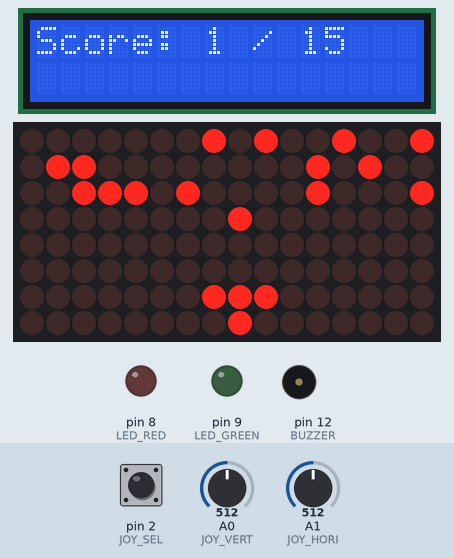
Bench run of a sketch on a simulated Arduino Uno, built with avr-gcc and run on an emulated ATmega328P. Shown: 16×2 character LCD, 16×8 LED matrix, output pins drawn as LEDs (lit = HIGH), buzzer (waves = sounding). The test bench sets the inputs (shaded band); at power-on: A1 (JOY_HORI) = 512, pin 2 (JOY_SEL) HIGH, A0 (JOY_VERT) = 512. Random numbers use the default seed unless the sketch sets one.

Above: at 1.29 s.
1.3 s: A1 (JOY_HORI) set to 684
3.1 s: A1 (JOY_HORI) set to 717
At 4.7 s:
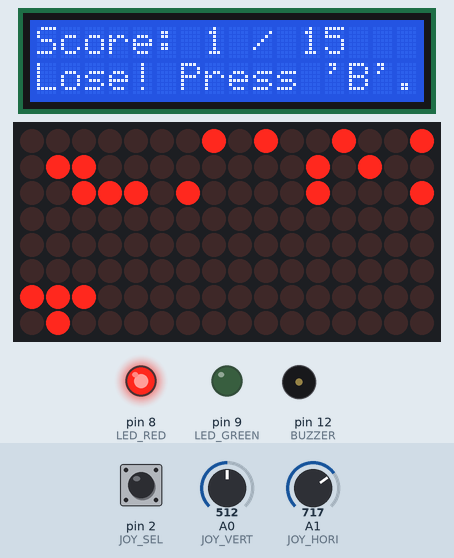
4.9 s: pin 2 (JOY_SEL) pulled LOW for 0.15 s
At 6.4 s:
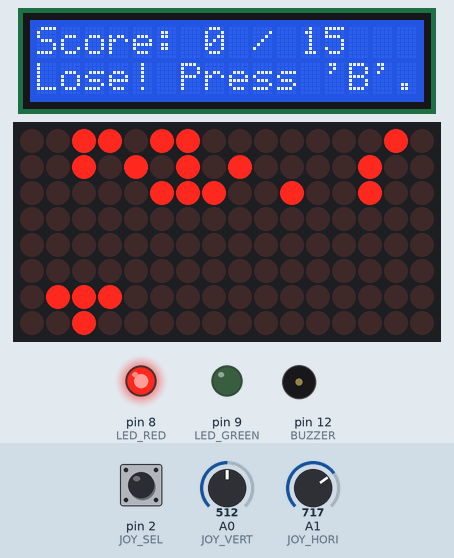
6.8 s: pin 2 (JOY_SEL) pulled LOW for 1 s
At 8.8 s:
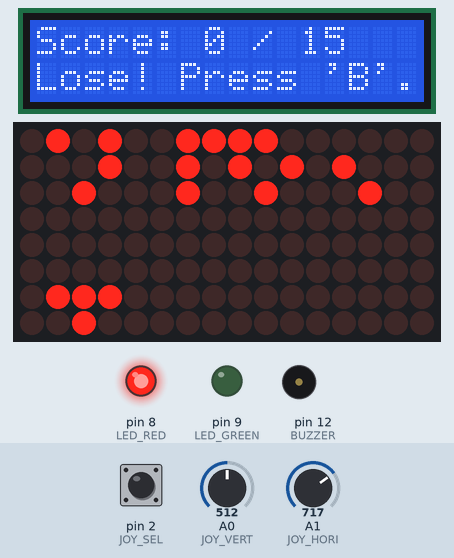
9.3 s: pin 2 (JOY_SEL) pulled LOW for 3.2 s
At 13.8 s:
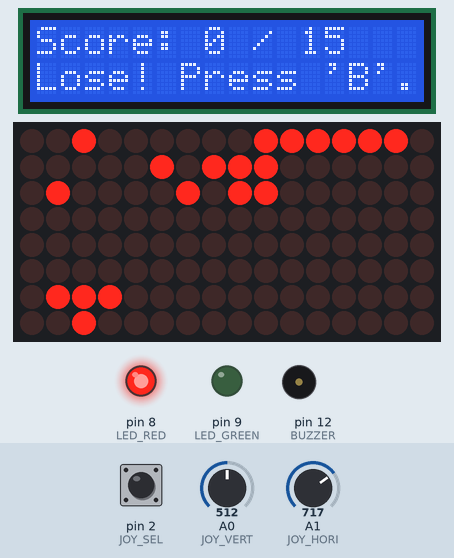
14.0 s: pin 2 (JOY_SEL) pulled LOW for 0.15 s
At 15.2 s:
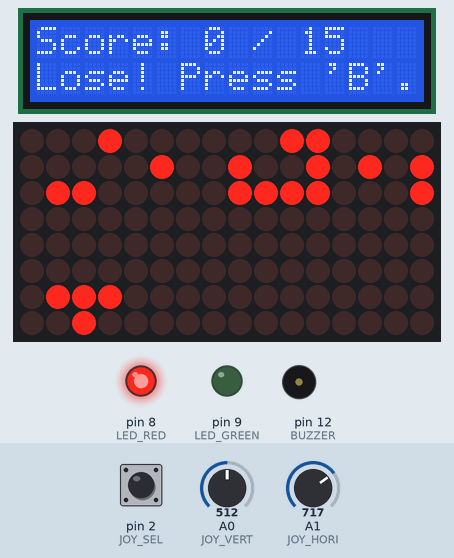
Timing chart, 0 to 16.9 s (numbered marks = the images above; inputs shaded):
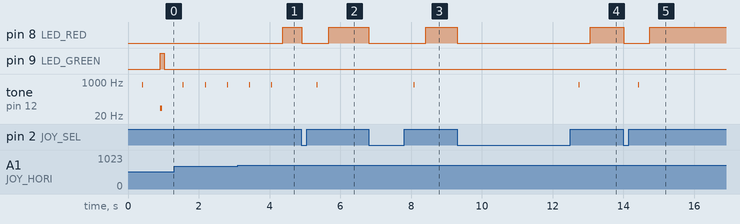

The sketch:

sketch.ino
```cpp
#include <MD_MAX72xx.h>
#include <LiquidCrystal_I2C.h>

#define	MAX_DEVICES	    2

// Matric pins
#define	MATRIX_DIN	    11
#define	MATRIC_CS		    10
#define	MATRIC_CLK		  13

// Joystic pins
#define JOY_VERT        A0
#define JOY_HORI        A1
#define JOY_SEL         2

#define BUZZER          12

#define LED_RED         8
#define LED_GREEN       9

// Game defines
#define bricksCount     15

#define arenaXMin       0
#define arenaXMax       15
#define arenaYMax       0
#define arenaYMin       7

MD_MAX72XX mx = MD_MAX72XX(MD_MAX72XX::PAROLA_HW, MATRIC_CS, MAX_DEVICES);
LiquidCrystal_I2C lcd(0x27, 16, 2);

int player_x = 6;
int player_y = 6;

int ball_y = 2;
int ball_x = 7;
int ball_dir = 0;

int bricks[bricksCount][2];

int score = 0;
int scorePrev = 0;

bool endGame = false;

void restartGame();

void setup() {

  randomSeed(analogRead(A2));

  lcd.init();
  lcd.backlight();

  lcd.clear();
  lcd.setCursor(0, 0);
  lcd.print("Score: ");
  lcd.print(score);
  lcd.print(" / ");
  lcd.print(bricksCount);
  scorePrev = score;

  mx.begin();
  mx.control(MD_MAX72XX::INTENSITY, MAX_INTENSITY / 2);
  mx.clear();

  pinMode(LED_RED, OUTPUT);
  pinMode(LED_GREEN, OUTPUT);
  pinMode(BUZZER, OUTPUT);
  pinMode(JOY_VERT, INPUT);
  pinMode(JOY_HORI, INPUT);
  pinMode(JOY_SEL, INPUT_PULLUP);

  Serial.begin(115200);

  restartGame();

}

void restartGame() {

  player_x = 6;
  player_y = 6;

  ball_y = 2;
  ball_x = 7;
  ball_dir = 0;

  score = 0;

  int brick_x, brick_y;

  // Генерация кирпичей + чек чтобы не было одинаковых кирпичей на координате
  for (int i = 0; i < bricksCount; i++) {
    generateBrickCords:
      brick_x = random(arenaXMin, arenaXMax);
      brick_y = random(arenaYMax, arenaYMin / 2);
    for (int j = 0; j < i; j++) {
      if (bricks[j][0] == brick_x && bricks[j][1] == brick_y) {
        goto generateBrickCords;
        break;
      }
    }
      bricks[i][0] = brick_x;
      bricks[i][1] = brick_y;
  }

  endGame = false;

}

void loop() {

  scorePrev = score;

  /* Направления
  0 - вниз
  1 - вверх
  2 - налево вверх
  3 - направо вверх
  4 - вниз налево
  5 - вниз направо
  */

  int horz = analogRead(JOY_HORI);
  int vert = analogRead(JOY_VERT);

  // Рестарт игры
  if (digitalRead(JOY_SEL) == LOW)
    restartGame();

  if (endGame) {
    digitalWrite(LED_RED, HIGH);
    return;
  } else {
    digitalWrite(LED_RED, LOW);
  }

  // Логика победы и поражения
  if (ball_y >= arenaYMin) {
    lcd.setCursor(0, 1);
    lcd.print("Lose! Press 'B'.");
    endGame = true;
  }

  if (score == bricksCount) {
    lcd.setCursor(0, 1);
    lcd.print("Win! Press 'B'.");
    endGame = true;
  }

  // Движение игрока
  if (horz > 700 && player_x < 13)
    player_x++;

  if (horz < 100 && player_x > 0)
    player_x--;

  // Логика движения при направлении
  if (ball_dir == 0) {
    ball_y++;
  } else if (ball_dir == 1) {
    ball_y--;
  } else if (ball_dir == 2) {
    ball_x--;
    ball_y--;
  } else if (ball_dir == 3) {
    ball_x++;
    ball_y--;
  } else if (ball_dir == 4) {
    ball_x--;
    ball_y++;
  } else if (ball_dir == 5) {
    ball_x++;
    ball_y++;
  }

  // При ударе о противника ставим лайк и меняем направление
  for (int i = 0; i < bricksCount; i++) {
    if (bricks[i][0] == ball_x && bricks[i][1] == ball_y) {
      if (ball_dir == 1) {
        ball_dir = 0;
      } else if (ball_dir == 2) {
        ball_dir = 4;
      } else if (ball_dir == 3) {
        ball_dir = 5;
      }
      bricks[i][0] = -1;
      bricks[i][1] = -1;
      tone(BUZZER, 50, 50);
      digitalWrite(LED_GREEN, HIGH);
      delay(100);
      digitalWrite(LED_GREEN, LOW);
      score++;
      break;
    }
  }

  // При ударе о потолок меняем направление
  if (ball_y == arenaYMax) {
    if (ball_dir == 1) {
      ball_dir = 0;
    } else if (ball_dir == 3) {
      ball_dir = 5;
    } else if (ball_dir == 2) {
      ball_dir = 4;
    }
    tone(BUZZER, 750, 10);
  }

  // При ударе о край арены меняем направление
  if (ball_x >= arenaXMax && ball_dir == 3) {
    tone(BUZZER, 750, 10);
    ball_dir = 2;
  } else if (ball_x <= arenaXMin && ball_dir == 2) {
    tone(BUZZER, 750, 10);
    ball_dir = 3;
  } else if (ball_x >= arenaXMax && ball_dir == 5) {
    tone(BUZZER, 750, 10);
    ball_dir = 4;
  } else if (ball_x <= arenaXMin && ball_dir == 4) {
    tone(BUZZER, 750, 10);
    ball_dir = 5;
  }

  // При ударе о игрока меняем направление
  if (ball_y == player_y) {
    if (ball_x == player_x + 1) {
      ball_dir = 1;
    }
    if (ball_x == player_x) {
      ball_dir = 2;
    }
    if (ball_x == player_x + 2) {
      ball_dir = 3;
    }
    tone(BUZZER, 750, 10);
  }

  // Арена постоянно обновляется с изменениями
  mx.clear();

  mx.setPoint(6, player_x, true);
  mx.setPoint(6, player_x + 1, true);
  mx.setPoint(7, player_x + 1, true);
  mx.setPoint(6, player_x + 2, true);

  mx.setPoint(ball_y, ball_x, true);

  for (int i = 0; i < bricksCount; i++)
    mx.setPoint(bricks[i][1], bricks[i][0], true);

  // Чтобы экран не мерцал
  if (scorePrev != score) {
    lcd.clear();
    lcd.setCursor(0, 0);
    lcd.print("Score: ");
    lcd.print(score);
    lcd.print(" / ");
    lcd.print(bricksCount);
    scorePrev = score;
  }

  delay(100);

}
```

Measured:
- the behaviour switches between 700 and 701 on A1 (JOY_HORI) (found by bisection; images 0 and 1)
- after the input at 3.1 s, pin 8 (LED_RED): LOW → HIGH after 1.3 s
- after the input at 4.9 s, pin 8 (LED_RED): HIGH → LOW at once, → HIGH 0.76 s later; tone on pin 12 (BUZZER): silent → 750 Hz after 0.44 s, → silent 0.01 s later; the display: first changes at once (image 2 shows a later state)
- after the input at 6.8 s, pin 8 (LED_RED): HIGH → LOW at once, → HIGH 1.6 s later; tone on pin 12 (BUZZER): silent → 750 Hz after 1.3 s, → silent 0.01 s later; the display: first changes at once (image 3 shows a later state)
- after the input at 9.3 s, pin 8 (LED_RED): HIGH → LOW at once, → HIGH 3.8 s later; tone on pin 12 (BUZZER): silent → 750 Hz after 3.4 s, → silent 0.01 s later; the display: first changes at once (image 4 shows a later state)
- after the input at 14.0 s, pin 8 (LED_RED): HIGH → LOW at once, → HIGH 0.75 s later; tone on pin 12 (BUZZER): silent → 750 Hz after 0.42 s, → silent 0.01 s later; the display: first changes at once (image 5 shows a later state)
- by itself, tone on pin 12 (BUZZER): alternates 750 Hz for 0.01 s and silent for 0.61 s
